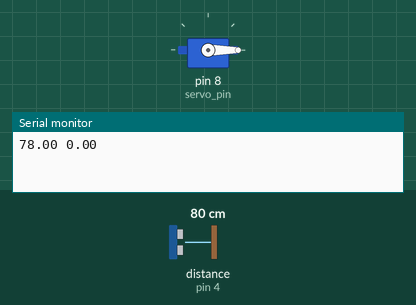
Bench run of a sketch on a simulated Arduino Uno, built with avr-gcc and run on an emulated ATmega328P. Shown: servo, the last lines printed to the serial monitor. Wiring (inferred from the names in the program): ultrasonic range finder: trigger pin 2; echo pin 4. Inputs (shaded band) come from the test bench; at power-on: distance to the obstacle (sensor on pin 4) 80 cm. The echo pulse lasts 58.3 µs per cm.

Above: at 0.1 s.
At 18.1 s:
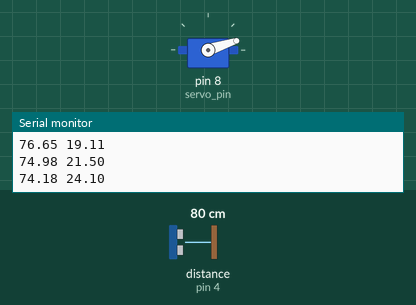
At 38.2 s:
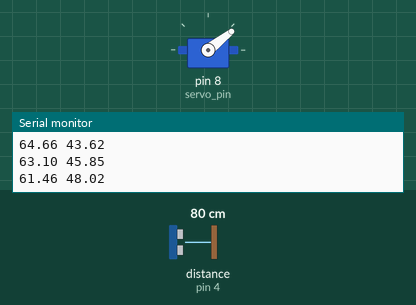
Timing chart, 0 to 39.7 s (numbered marks = the images above):
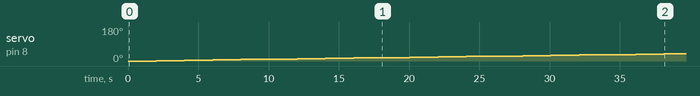

Measured:
- by itself, servo on pin 8 (servo_pin): moves from 0° to 38° over 36.1 s

The sketch:

RoomScanner.ino
```cpp
#include <Servo.h>

#define servo_pin 8
#define duration_pin 4
#define trigger_pin 2

Servo srv;
bool start = true;

struct Point {
  float x, y;
};

void setup() {
  // put your setup code here, to run once:
  pinMode(servo_pin, OUTPUT);
  pinMode(trigger_pin, OUTPUT);
  pinMode(duration_pin, INPUT);
}

void loop() {
  // put your main code here, to run repeatedly:
  playWithServo(servo_pin);
}

void playWithServo(int pin) {
   if (start) {
   srv.attach(servo_pin);

   for (int angle = 0; angle < 180; angle += 2) {
    srv.write(angle);
    float distance = extractDistance(angle);
    Point point = convertCoordonates(angle, distance);
    printLine(point);
    delay(1000);
    }

    srv.detach();
    start = false;
  }
}

int extractDistance(int angle) {
  digitalWrite(trigger_pin, LOW);
  delayMicroseconds(2);

  digitalWrite(trigger_pin, HIGH);
  delayMicroseconds(10);
  digitalWrite(trigger_pin, LOW);

  float duration = pulseIn(duration_pin, HIGH);
  float distance = duration * 0.034 / 2;

  return distance;
}

Point convertCoordonates(float angle, float distance) {
  Point point;
  float angle_rad = angle * M_PI / 180;
  point.x = distance * cos(angle_rad);
  point.y = distance * sin(angle_rad);
  return point;
}

void printLine(Point point) {
  Serial.begin(9600);
  String coordinates = "";
  coordinates += point.x;
  coordinates += " ";
  coordinates += point.y;

  Serial.println(coordinates);
  delay(1000);
}
```
